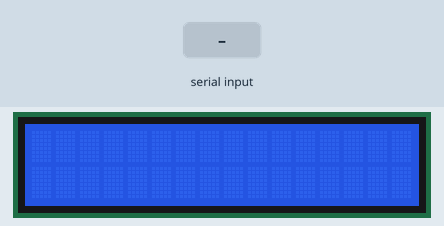
This sketch was run on a simulated Arduino Uno, built with avr-gcc and run on an emulated ATmega328P. Parts: 16×2 character LCD. Inputs (shaded band) come from the test bench.

Above: at 1.2 s.
1.3 s: "1" received over the second serial link
At 2.5 s:
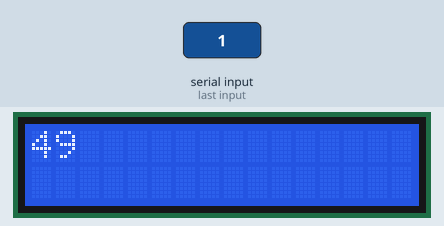
2.8 s: "0" received over the second serial link
4.3 s: "2" received over the second serial link
At 5.0 s:
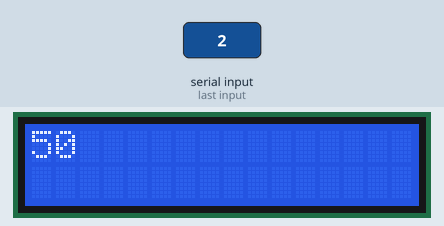
Timing chart, 0 to 7.3 s (numbered marks = the images above; inputs shaded):
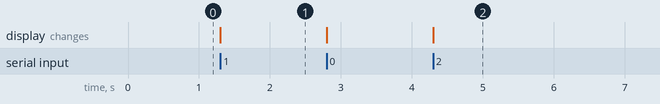

Measured:
- after the input at 1.3 s, the display: changes at once (image 1)
- after the input at 4.3 s, the display: changes at once (image 2)

The sketch:

DisplayScrollBarSerial.ino
```cpp
#include <LiquidCrystal.h>
#include <SoftwareSerial.h>

LiquidCrystal lcd(8, 9, 4, 5, 6, 7);
SoftwareSerial mySerial(3, 2); // RX, TX

void setup() {
  mySerial.begin(9600);
  lcd.begin(16, 2);
}

void loop() {
  if (mySerial.available()) {
    lcd.clear();
    lcd.setCursor(0, 0);
    lcd.print(mySerial.read());
  }
}
```
